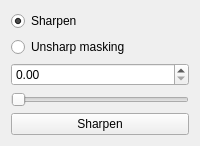
                       <widget class="QWidget" name="verticalLayout_16">
                        <attribute name="title">
                         <string>Sharpen</string>
                        </attribute>
                        <layout class="QVBoxLayout" name="verticalLayout_14">
                         <item>
                          <layout class="QGridLayout" name="gridLayout_11">
                           <item row="0" column="0">
                            <layout class="QVBoxLayout" name="verticalLayout_13">
                             <item>
                              <widget class="QRadioButton" name="sharpen_radio">
                               <property name="text">
                                <string>Sharpen</string>
                               </property>
                               <property name="checked">
                                <bool>true</bool>
                               </property>
                              </widget>
                             </item>
                             <item>
                              <widget class="QRadioButton" name="sharpen_masking_radio">
                               <property name="text">
                                <string>Unsharp masking</string>
                               </property>
                              </widget>
                             </item>
                             <item>
                              <widget class="QDoubleSpinBox" name="sharpen_float_box"/>
                             </item>
                             <item>
                              <widget class="QSlider" name="sharpen_slider">
                               <property name="minimum">
                                <number>1</number>
                               </property>
                               <property name="maximum">
                                <number>10</number>
                               </property>
                               <property name="orientation">
                                <enum>Qt::Horizontal</enum>
                               </property>
                              </widget>
                             </item>
                             <item>
                              <widget class="QPushButton" name="sharpen_button">
                               <property name="text">
                                <string>Sharpen</string>
                               </property>
                              </widget>
                             </item>
                            </layout>
                           </item>
                          </layout>
                         </item>
                        </layout>
                       </widget>
